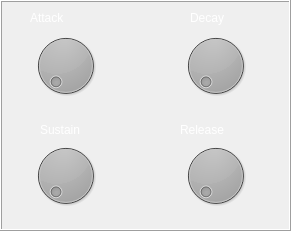
   <widget class="QFrame" name="env_frame">
    <property name="geometry">
     <rect>
      <x>10</x>
      <y>40</y>
      <width>291</width>
      <height>231</height>
     </rect>
    </property>
    <property name="styleSheet">
     <string notr="true">border-color: rgb(0, 170, 255);</string>
    </property>
    <property name="frameShape">
     <enum>QFrame::Box</enum>
    </property>
    <property name="frameShadow">
     <enum>QFrame::Raised</enum>
    </property>
    <widget class="QDial" name="attack_3">
     <property name="geometry">
      <rect>
       <x>30</x>
       <y>30</y>
       <width>71</width>
       <height>71</height>
      </rect>
     </property>
     <property name="palette">
      <palette>
       <active>
        <colorrole role="Button">
         <brush brushstyle="SolidPattern">
          <color alpha="255">
           <red>0</red>
           <green>0</green>
           <blue>0</blue>
          </color>
         </brush>
        </colorrole>
        <colorrole role="Base">
         <brush brushstyle="SolidPattern">
          <color alpha="255">
           <red>0</red>
           <green>0</green>
           <blue>0</blue>
          </color>
         </brush>
        </colorrole>
        <colorrole role="Window">
         <brush brushstyle="SolidPattern">
          <color alpha="255">
           <red>0</red>
           <green>0</green>
           <blue>0</blue>
          </color>
         </brush>
        </colorrole>
       </active>
       <inactive>
        <colorrole role="Button">
         <brush brushstyle="SolidPattern">
          <color alpha="255">
           <red>0</red>
           <green>0</green>
           <blue>0</blue>
          </color>
         </brush>
        </colorrole>
        <colorrole role="Base">
         <brush brushstyle="SolidPattern">
          <color alpha="255">
           <red>0</red>
           <green>0</green>
           <blue>0</blue>
          </color>
         </brush>
        </colorrole>
        <colorrole role="Window">
         <brush brushstyle="SolidPattern">
          <color alpha="255">
           <red>0</red>
           <green>0</green>
           <blue>0</blue>
          </color>
         </brush>
        </colorrole>
       </inactive>
       <disabled>
        <colorrole role="Button">
         <brush brushstyle="SolidPattern">
          <color alpha="255">
           <red>0</red>
           <green>0</green>
           <blue>0</blue>
          </color>
         </brush>
        </colorrole>
        <colorrole role="Base">
         <brush brushstyle="SolidPattern">
          <color alpha="255">
           <red>0</red>
           <green>0</green>
           <blue>0</blue>
          </color>
         </brush>
        </colorrole>
        <colorrole role="Window">
         <brush brushstyle="SolidPattern">
          <color alpha="255">
           <red>0</red>
           <green>0</green>
           <blue>0</blue>
          </color>
         </brush>
        </colorrole>
       </disabled>
      </palette>
     </property>
    </widget>
    <widget class="QDial" name="decay_3">
     <property name="enabled">
      <bool>true</bool>
     </property>
     <property name="geometry">
      <rect>
       <x>170</x>
       <y>30</y>
       <width>91</width>
       <height>71</height>
      </rect>
     </property>
     <property name="palette">
      <palette>
       <active>
        <colorrole role="Button">
         <brush brushstyle="SolidPattern">
          <color alpha="255">
           <red>0</red>
           <green>0</green>
           <blue>0</blue>
          </color>
         </brush>
        </colorrole>
        <colorrole role="Base">
         <brush brushstyle="SolidPattern">
          <color alpha="255">
           <red>0</red>
           <green>0</green>
           <blue>0</blue>
          </color>
         </brush>
        </colorrole>
        <colorrole role="Window">
         <brush brushstyle="SolidPattern">
          <color alpha="255">
           <red>0</red>
           <green>0</green>
           <blue>0</blue>
          </color>
         </brush>
        </colorrole>
       </active>
       <inactive>
        <colorrole role="Button">
         <brush brushstyle="SolidPattern">
          <color alpha="255">
           <red>0</red>
           <green>0</green>
           <blue>0</blue>
          </color>
         </brush>
        </colorrole>
        <colorrole role="Base">
         <brush brushstyle="SolidPattern">
          <color alpha="255">
           <red>0</red>
           <green>0</green>
           <blue>0</blue>
          </color>
         </brush>
        </colorrole>
        <colorrole role="Window">
         <brush brushstyle="SolidPattern">
          <color alpha="255">
           <red>0</red>
           <green>0</green>
           <blue>0</blue>
          </color>
         </brush>
        </colorrole>
       </inactive>
       <disabled>
        <colorrole role="Button">
         <brush brushstyle="SolidPattern">
          <color alpha="255">
           <red>0</red>
           <green>0</green>
           <blue>0</blue>
          </color>
         </brush>
        </colorrole>
        <colorrole role="Base">
         <brush brushstyle="SolidPattern">
          <color alpha="255">
           <red>0</red>
           <green>0</green>
           <blue>0</blue>
          </color>
         </brush>
        </colorrole>
        <colorrole role="Window">
         <brush brushstyle="SolidPattern">
          <color alpha="255">
           <red>0</red>
           <green>0</green>
           <blue>0</blue>
          </color>
         </brush>
        </colorrole>
       </disabled>
      </palette>
     </property>
    </widget>
    <widget class="QDial" name="release_3">
     <property name="enabled">
      <bool>true</bool>
     </property>
     <property name="geometry">
      <rect>
       <x>170</x>
       <y>140</y>
       <width>91</width>
       <height>71</height>
      </rect>
     </property>
     <property name="palette">
      <palette>
       <active>
        <colorrole role="Button">
         <brush brushstyle="SolidPattern">
          <color alpha="255">
           <red>0</red>
           <green>0</green>
           <blue>0</blue>
          </color>
         </brush>
        </colorrole>
        <colorrole role="Base">
         <brush brushstyle="SolidPattern">
          <color alpha="255">
           <red>0</red>
           <green>0</green>
           <blue>0</blue>
          </color>
         </brush>
        </colorrole>
        <colorrole role="Window">
         <brush brushstyle="SolidPattern">
          <color alpha="255">
           <red>0</red>
           <green>0</green>
           <blue>0</blue>
          </color>
         </brush>
        </colorrole>
       </active>
       <inactive>
        <colorrole role="Button">
         <brush brushstyle="SolidPattern">
          <color alpha="255">
           <red>0</red>
           <green>0</green>
           <blue>0</blue>
          </color>
         </brush>
        </colorrole>
        <colorrole role="Base">
         <brush brushstyle="SolidPattern">
          <color alpha="255">
           <red>0</red>
           <green>0</green>
           <blue>0</blue>
          </color>
         </brush>
        </colorrole>
        <colorrole role="Window">
         <brush brushstyle="SolidPattern">
          <color alpha="255">
           <red>0</red>
           <green>0</green>
           <blue>0</blue>
          </color>
         </brush>
        </colorrole>
       </inactive>
       <disabled>
        <colorrole role="Button">
         <brush brushstyle="SolidPattern">
          <color alpha="255">
           <red>0</red>
           <green>0</green>
           <blue>0</blue>
          </color>
         </brush>
        </colorrole>
        <colorrole role="Base">
         <brush brushstyle="SolidPattern">
          <color alpha="255">
           <red>0</red>
           <green>0</green>
           <blue>0</blue>
          </color>
         </brush>
        </colorrole>
        <colorrole role="Window">
         <brush brushstyle="SolidPattern">
          <color alpha="255">
           <red>0</red>
           <green>0</green>
           <blue>0</blue>
          </color>
         </brush>
        </colorrole>
       </disabled>
      </palette>
     </property>
    </widget>
    <widget class="QDial" name="sustain_3">
     <property name="enabled">
      <bool>true</bool>
     </property>
     <property name="geometry">
      <rect>
       <x>20</x>
       <y>140</y>
       <width>91</width>
       <height>71</height>
      </rect>
     </property>
     <property name="palette">
      <palette>
       <active>
        <colorrole role="Button">
         <brush brushstyle="SolidPattern">
          <color alpha="255">
           <red>0</red>
           <green>0</green>
           <blue>0</blue>
          </color>
         </brush>
        </colorrole>
        <colorrole role="Base">
         <brush brushstyle="SolidPattern">
          <color alpha="255">
           <red>0</red>
           <green>0</green>
           <blue>0</blue>
          </color>
         </brush>
        </colorrole>
        <colorrole role="Window">
         <brush brushstyle="SolidPattern">
          <color alpha="255">
           <red>0</red>
           <green>0</green>
           <blue>0</blue>
          </color>
         </brush>
        </colorrole>
       </active>
       <inactive>
        <colorrole role="Button">
         <brush brushstyle="SolidPattern">
          <color alpha="255">
           <red>0</red>
           <green>0</green>
           <blue>0</blue>
          </color>
         </brush>
        </colorrole>
        <colorrole role="Base">
         <brush brushstyle="SolidPattern">
          <color alpha="255">
           <red>0</red>
           <green>0</green>
           <blue>0</blue>
          </color>
         </brush>
        </colorrole>
        <colorrole role="Window">
         <brush brushstyle="SolidPattern">
          <color alpha="255">
           <red>0</red>
           <green>0</green>
           <blue>0</blue>
          </color>
         </brush>
        </colorrole>
       </inactive>
       <disabled>
        <colorrole role="Button">
         <brush brushstyle="SolidPattern">
          <color alpha="255">
           <red>0</red>
           <green>0</green>
           <blue>0</blue>
          </color>
         </brush>
        </colorrole>
        <colorrole role="Base">
         <brush brushstyle="SolidPattern">
          <color alpha="255">
           <red>0</red>
           <green>0</green>
           <blue>0</blue>
          </color>
         </brush>
        </colorrole>
        <colorrole role="Window">
         <brush brushstyle="SolidPattern">
          <color alpha="255">
           <red>0</red>
           <green>0</green>
           <blue>0</blue>
          </color>
         </brush>
        </colorrole>
       </disabled>
      </palette>
     </property>
    </widget>
    <widget class="QLabel" name="label_47">
     <property name="geometry">
      <rect>
       <x>30</x>
       <y>10</y>
       <width>81</width>
       <height>16</height>
      </rect>
     </property>
     <property name="palette">
      <palette>
       <active>
        <colorrole role="WindowText">
         <brush brushstyle="SolidPattern">
          <color alpha="255">
           <red>255</red>
           <green>255</green>
           <blue>255</blue>
          </color>
         </brush>
        </colorrole>
        <colorrole role="Button">
         <brush brushstyle="SolidPattern">
          <color alpha="255">
           <red>0</red>
           <green>0</green>
           <blue>0</blue>
          </color>
         </brush>
        </colorrole>
        <colorrole role="Base">
         <brush brushstyle="SolidPattern">
          <color alpha="255">
           <red>0</red>
           <green>0</green>
           <blue>0</blue>
          </color>
         </brush>
        </colorrole>
        <colorrole role="Window">
         <brush brushstyle="SolidPattern">
          <color alpha="255">
           <red>0</red>
           <green>0</green>
           <blue>0</blue>
          </color>
         </brush>
        </colorrole>
       </active>
       <inactive>
        <colorrole role="WindowText">
         <brush brushstyle="SolidPattern">
          <color alpha="255">
           <red>255</red>
           <green>255</green>
           <blue>255</blue>
          </color>
         </brush>
        </colorrole>
        <colorrole role="Button">
         <brush brushstyle="SolidPattern">
          <color alpha="255">
           <red>0</red>
           <green>0</green>
           <blue>0</blue>
          </color>
         </brush>
        </colorrole>
        <colorrole role="Base">
         <brush brushstyle="SolidPattern">
          <color alpha="255">
           <red>0</red>
           <green>0</green>
           <blue>0</blue>
          </color>
         </brush>
        </colorrole>
        <colorrole role="Window">
         <brush brushstyle="SolidPattern">
          <color alpha="255">
           <red>0</red>
           <green>0</green>
           <blue>0</blue>
          </color>
         </brush>
        </colorrole>
       </inactive>
       <disabled>
        <colorrole role="WindowText">
         <brush brushstyle="SolidPattern">
          <color alpha="255">
           <red>120</red>
           <green>120</green>
           <blue>120</blue>
          </color>
         </brush>
        </colorrole>
        <colorrole role="Button">
         <brush brushstyle="SolidPattern">
          <color alpha="255">
           <red>0</red>
           <green>0</green>
           <blue>0</blue>
          </color>
         </brush>
        </colorrole>
        <colorrole role="Base">
         <brush brushstyle="SolidPattern">
          <color alpha="255">
           <red>0</red>
           <green>0</green>
           <blue>0</blue>
          </color>
         </brush>
        </colorrole>
        <colorrole role="Window">
         <brush brushstyle="SolidPattern">
          <color alpha="255">
           <red>0</red>
           <green>0</green>
           <blue>0</blue>
          </color>
         </brush>
        </colorrole>
       </disabled>
      </palette>
     </property>
     <property name="text">
      <string>Attack</string>
     </property>
    </widget>
    <widget class="QLabel" name="label_48">
     <property name="geometry">
      <rect>
       <x>180</x>
       <y>120</y>
       <width>71</width>
       <height>20</height>
      </rect>
     </property>
     <property name="palette">
      <palette>
       <active>
        <colorrole role="WindowText">
         <brush brushstyle="SolidPattern">
          <color alpha="255">
           <red>255</red>
           <green>255</green>
           <blue>255</blue>
          </color>
         </brush>
        </colorrole>
        <colorrole role="Button">
         <brush brushstyle="SolidPattern">
          <color alpha="255">
           <red>0</red>
           <green>0</green>
           <blue>0</blue>
          </color>
         </brush>
        </colorrole>
        <colorrole role="Base">
         <brush brushstyle="SolidPattern">
          <color alpha="255">
           <red>0</red>
           <green>0</green>
           <blue>0</blue>
          </color>
         </brush>
        </colorrole>
        <colorrole role="Window">
         <brush brushstyle="SolidPattern">
          <color alpha="255">
           <red>0</red>
           <green>0</green>
           <blue>0</blue>
          </color>
         </brush>
        </colorrole>
       </active>
       <inactive>
        <colorrole role="WindowText">
         <brush brushstyle="SolidPattern">
          <color alpha="255">
           <red>255</red>
           <green>255</green>
           <blue>255</blue>
          </color>
         </brush>
        </colorrole>
        <colorrole role="Button">
         <brush brushstyle="SolidPattern">
          <color alpha="255">
           <red>0</red>
           <green>0</green>
           <blue>0</blue>
          </color>
         </brush>
        </colorrole>
        <colorrole role="Base">
         <brush brushstyle="SolidPattern">
          <color alpha="255">
           <red>0</red>
           <green>0</green>
           <blue>0</blue>
          </color>
         </brush>
        </colorrole>
        <colorrole role="Window">
         <brush brushstyle="SolidPattern">
          <color alpha="255">
           <red>0</red>
           <green>0</green>
           <blue>0</blue>
          </color>
         </brush>
        </colorrole>
       </inactive>
       <disabled>
        <colorrole role="WindowText">
         <brush brushstyle="SolidPattern">
          <color alpha="255">
           <red>120</red>
           <green>120</green>
           <blue>120</blue>
          </color>
         </brush>
        </colorrole>
        <colorrole role="Button">
         <brush brushstyle="SolidPattern">
          <color alpha="255">
           <red>0</red>
           <green>0</green>
           <blue>0</blue>
          </color>
         </brush>
        </colorrole>
        <colorrole role="Base">
         <brush brushstyle="SolidPattern">
          <color alpha="255">
           <red>0</red>
           <green>0</green>
           <blue>0</blue>
          </color>
         </brush>
        </colorrole>
        <colorrole role="Window">
         <brush brushstyle="SolidPattern">
          <color alpha="255">
           <red>0</red>
           <green>0</green>
           <blue>0</blue>
          </color>
         </brush>
        </colorrole>
       </disabled>
      </palette>
     </property>
     <property name="text">
      <string>Release</string>
     </property>
    </widget>
    <widget class="QLabel" name="label_49">
     <property name="geometry">
      <rect>
       <x>40</x>
       <y>120</y>
       <width>61</width>
       <height>20</height>
      </rect>
     </property>
     <property name="palette">
      <palette>
       <active>
        <colorrole role="WindowText">
         <brush brushstyle="SolidPattern">
          <color alpha="255">
           <red>255</red>
           <green>255</green>
           <blue>255</blue>
          </color>
         </brush>
        </colorrole>
        <colorrole role="Button">
         <brush brushstyle="SolidPattern">
          <color alpha="255">
           <red>0</red>
           <green>0</green>
           <blue>0</blue>
          </color>
         </brush>
        </colorrole>
        <colorrole role="Base">
         <brush brushstyle="SolidPattern">
          <color alpha="255">
           <red>0</red>
           <green>0</green>
           <blue>0</blue>
          </color>
         </brush>
        </colorrole>
        <colorrole role="Window">
         <brush brushstyle="SolidPattern">
          <color alpha="255">
           <red>0</red>
           <green>0</green>
           <blue>0</blue>
          </color>
         </brush>
        </colorrole>
       </active>
       <inactive>
        <colorrole role="WindowText">
         <brush brushstyle="SolidPattern">
          <color alpha="255">
           <red>255</red>
           <green>255</green>
           <blue>255</blue>
          </color>
         </brush>
        </colorrole>
        <colorrole role="Button">
         <brush brushstyle="SolidPattern">
          <color alpha="255">
           <red>0</red>
           <green>0</green>
           <blue>0</blue>
          </color>
         </brush>
        </colorrole>
        <colorrole role="Base">
         <brush brushstyle="SolidPattern">
          <color alpha="255">
           <red>0</red>
           <green>0</green>
           <blue>0</blue>
          </color>
         </brush>
        </colorrole>
        <colorrole role="Window">
         <brush brushstyle="SolidPattern">
          <color alpha="255">
           <red>0</red>
           <green>0</green>
           <blue>0</blue>
          </color>
         </brush>
        </colorrole>
       </inactive>
       <disabled>
        <colorrole role="WindowText">
         <brush brushstyle="SolidPattern">
          <color alpha="255">
           <red>120</red>
           <green>120</green>
           <blue>120</blue>
          </color>
         </brush>
        </colorrole>
        <colorrole role="Button">
         <brush brushstyle="SolidPattern">
          <color alpha="255">
           <red>0</red>
           <green>0</green>
           <blue>0</blue>
          </color>
         </brush>
        </colorrole>
        <colorrole role="Base">
         <brush brushstyle="SolidPattern">
          <color alpha="255">
           <red>0</red>
           <green>0</green>
           <blue>0</blue>
          </color>
         </brush>
        </colorrole>
        <colorrole role="Window">
         <brush brushstyle="SolidPattern">
          <color alpha="255">
           <red>0</red>
           <green>0</green>
           <blue>0</blue>
          </color>
         </brush>
        </colorrole>
       </disabled>
      </palette>
     </property>
     <property name="text">
      <string>Sustain</string>
     </property>
    </widget>
    <widget class="QLabel" name="label_50">
     <property name="geometry">
      <rect>
       <x>190</x>
       <y>10</y>
       <width>61</width>
       <height>16</height>
      </rect>
     </property>
     <property name="palette">
      <palette>
       <active>
        <colorrole role="WindowText">
         <brush brushstyle="SolidPattern">
          <color alpha="255">
           <red>255</red>
           <green>255</green>
           <blue>255</blue>
          </color>
         </brush>
        </colorrole>
        <colorrole role="Button">
         <brush brushstyle="SolidPattern">
          <color alpha="255">
           <red>0</red>
           <green>0</green>
           <blue>0</blue>
          </color>
         </brush>
        </colorrole>
        <colorrole role="Base">
         <brush brushstyle="SolidPattern">
          <color alpha="255">
           <red>0</red>
           <green>0</green>
           <blue>0</blue>
          </color>
         </brush>
        </colorrole>
        <colorrole role="Window">
         <brush brushstyle="SolidPattern">
          <color alpha="255">
           <red>0</red>
           <green>0</green>
           <blue>0</blue>
          </color>
         </brush>
        </colorrole>
       </active>
       <inactive>
        <colorrole role="WindowText">
         <brush brushstyle="SolidPattern">
          <color alpha="255">
           <red>255</red>
           <green>255</green>
           <blue>255</blue>
          </color>
         </brush>
        </colorrole>
        <colorrole role="Button">
         <brush brushstyle="SolidPattern">
          <color alpha="255">
           <red>0</red>
           <green>0</green>
           <blue>0</blue>
          </color>
         </brush>
        </colorrole>
        <colorrole role="Base">
         <brush brushstyle="SolidPattern">
          <color alpha="255">
           <red>0</red>
           <green>0</green>
           <blue>0</blue>
          </color>
         </brush>
        </colorrole>
        <colorrole role="Window">
         <brush brushstyle="SolidPattern">
          <color alpha="255">
           <red>0</red>
           <green>0</green>
           <blue>0</blue>
          </color>
         </brush>
        </colorrole>
       </inactive>
       <disabled>
        <colorrole role="WindowText">
         <brush brushstyle="SolidPattern">
          <color alpha="255">
           <red>120</red>
           <green>120</green>
           <blue>120</blue>
          </color>
         </brush>
        </colorrole>
        <colorrole role="Button">
         <brush brushstyle="SolidPattern">
          <color alpha="255">
           <red>0</red>
           <green>0</green>
           <blue>0</blue>
          </color>
         </brush>
        </colorrole>
        <colorrole role="Base">
         <brush brushstyle="SolidPattern">
          <color alpha="255">
           <red>0</red>
           <green>0</green>
           <blue>0</blue>
          </color>
         </brush>
        </colorrole>
        <colorrole role="Window">
         <brush brushstyle="SolidPattern">
          <color alpha="255">
           <red>0</red>
           <green>0</green>
           <blue>0</blue>
          </color>
         </brush>
        </colorrole>
       </disabled>
      </palette>
     </property>
     <property name="text">
      <string>Decay</string>
     </property>
     <property name="textFormat">
      <enum>Qt::AutoText</enum>
     </property>
    </widget>
   </widget>
